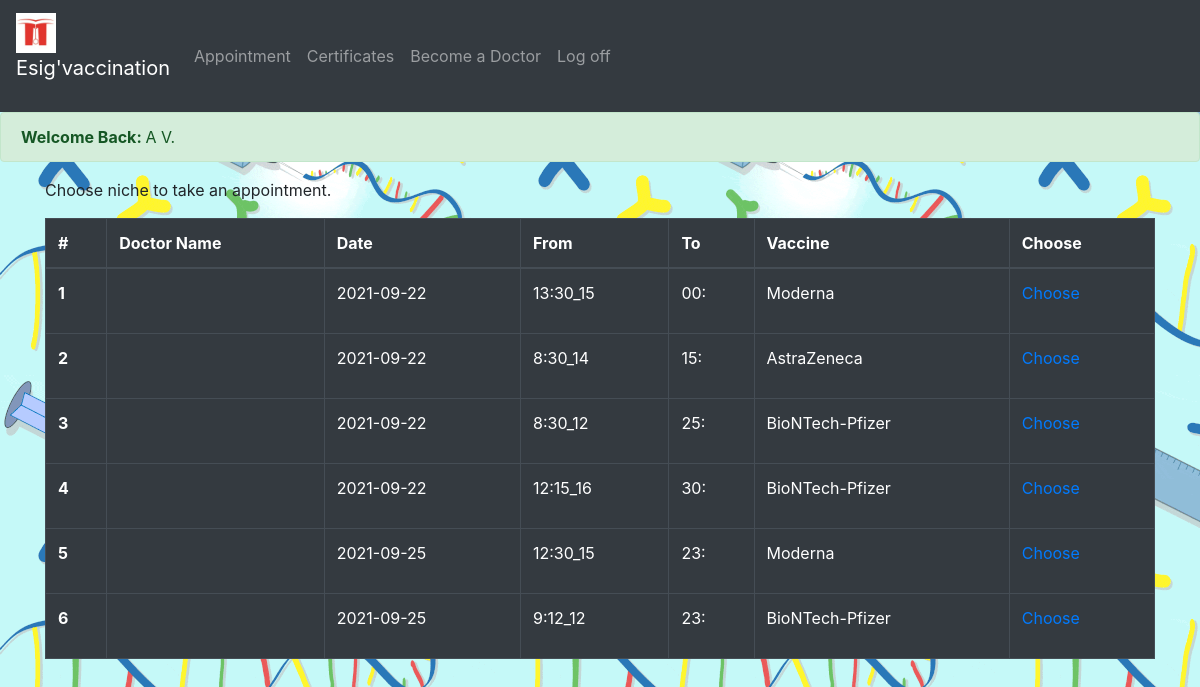
Screenshot of /student/studentAppointment.php (signed in) with the database file from the repository.
### tables this page shows
CREATE TABLE IF NOT EXISTS `niche_nch` (
  `nch_id` int(11) NOT NULL AUTO_INCREMENT,
  `nch_vst_mail` varchar(255) NOT NULL,
  `nch_hour` varchar(255) NOT NULL,
  `nch_date` date NOT NULL,
  `nch_vcn` varchar(255) NOT NULL,
  PRIMARY KEY (`nch_id`)
);

### student/studentAppointment.php (the view, shortened to what this page needs)
<?php
    require_once("../bdd/bddconection.inc.php");
    $req = $bdd->query('SELECT * FROM niche_nch');
?>
<!DOCTYPE html>
<html lang="en">
    <head>
        <link rel="stylesheet" href="student.css">
        <link rel="stylesheet" href="../home/home.css">
        <link rel="stylesheet" href="https://stackpath.bootstrapcdn.com/bootstrap/4.1.3/css/bootstrap.min.css"
>
        <link rel="stylesheet" href="https://maxcdn.bootstrapcdn.com/bootstrap/4.5.2/css/bootstrap.min.css">
        <link rel="stylesheet" href="https://maxcdn.bootstrapcdn.com/bootstrap/4.5.2/css/bootstrap.min.css">
    </head>
    <body>
        <?php include("../student/navbarStudent.php")?>
        <?php
            echo '<div class="alert alert-success">
                                <strong>Welcome Back: </strong>'.$_SESSION['surname'].' '.$_SESSION['name'].'.
                            </div>';
            echo '<p class="container">
                    Choose niche to take an appointment.
                  </p>';
        ?>
        <?php
            if(isset($_GET['a'])){
                $id = explode('_',$_GET['a']);
                if(verifyAppointment($bdd, (int)$id[1])){
                    $req = $bdd -> prepare('INSERT INTO appointment_aptm (aptm_nch_id, aptm_vst_mail, aptm_state) VALUES (?,?,?)');
                    $req -> execute(array((int)$id[1], $_SESSION['mail'], "Waiting"));
                    echo '<div class="alert alert-success">
                            <p><a href="../student/studentAppointment.php"><<--Return</a></p>
                            <strong>Congratulation !!!</strong> You have taken an appointment. Be there on time the d-day.
                      </div>';
                    $req1 = $bdd->prepare('SELECT nch_hour FROM niche_nch WHERE nch_id = ? ');
                    $req1 -> execute(array((int)$id[1]));
                    $res1 = $req1 -> fetch();
                    changeHour($res1['nch_hour'], (int)$id[1], $bdd);
                }
                else{
                    echo '<div class="alert alert-danger">
                            <p><a href="../student/studentAppointment.php"><<--Return</a></p>
                            <strong>Error ...</strong> You can\'t choose an appointment you\'ve already taken or the same day.
                          </div>';
                }
            }else{?>
                <div class="container">
                    <table class="table table-bordered table-dark" style="overflow-y=scroll;">
                        <thead>
                            <tr>
                                <th scope="col">#</th>
                                <th scope="col">Doctor Name</th>
                                <th scope="col">Date</th>
                                <th scope="col">From</th>
                                <th scope="col">To</th>
                                <th scope="col">Vaccine</th>
                                <th scope="col">Choose</th>
                            </tr>
                        </thead>
                        <tbody>
                    <?php
                        while($res = $req->fetch()){
                            $req1 = $bdd->prepare('SELECT vst_name, vst_surname FROM visitor_vst WHERE vst_mail = ? ');
                            $req1 -> execute(array($res['nch_vst_mail']));
                            $res1 = $req1 -> fetch();
                            $hour = explode(':',$res['nch_hour']);
                            echo '<tr>
                                    <th scope="row">'.$res['nch_id'].'</th>
                                    <td>'.$res1['vst_name'].' '.$res1['vst_surname'].'</td>
                                    <td>'.$res['nch_date'].'</td>
                                    <td>'.$hour[0].':'.$hour[1].'</td>
                                    <td>'.$hour[2].':'.$hour[3].'</td>
                                    <td>'.$res['nch_vcn'].' '.'</td>
                                    <td><p> <a href="../student/studentAppointment.php?a=rdvT_'.$res['nch_id'].'"> Choose </a></p></td>
                                </tr>';
                        }
                    ?>
                        </tbody>
                    </table>
                </div>
            <?php } ?>
    </body>
</html>

### home/home.css (style rules this page uses)
body { background-image: url("../home/vaccin.gif"); }

### rows the page displays
niche_nch: nch_id "1", nch_date "2021-09-22", nch_hour "13", nch_hour "30_15", nch_hour "00", nch_vcn "Moderna"
niche_nch: nch_id "2", nch_date "2021-09-22", nch_hour "8", nch_hour "30_14", nch_hour "15", nch_vcn "AstraZeneca"
niche_nch: nch_id "3", nch_date "2021-09-22", nch_hour "8", nch_hour "30_12", nch_hour "25", nch_vcn "BioNTech-Pfizer"
niche_nch: nch_id "4", nch_date "2021-09-22", nch_hour "12", nch_hour "15_16", nch_hour "30", nch_vcn "BioNTech-Pfizer"
niche_nch: nch_id "5", nch_date "2021-09-25", nch_hour "12", nch_hour "30_15", nch_hour "23", nch_vcn "Moderna"
niche_nch: nch_id "6", nch_date "2021-09-25", nch_hour "9", nch_hour "12_12", nch_hour "23", nch_vcn "BioNTech-Pfizer"

### other values shown
$_SESSION['surname'] "A"
$_SESSION['name'] "V"
